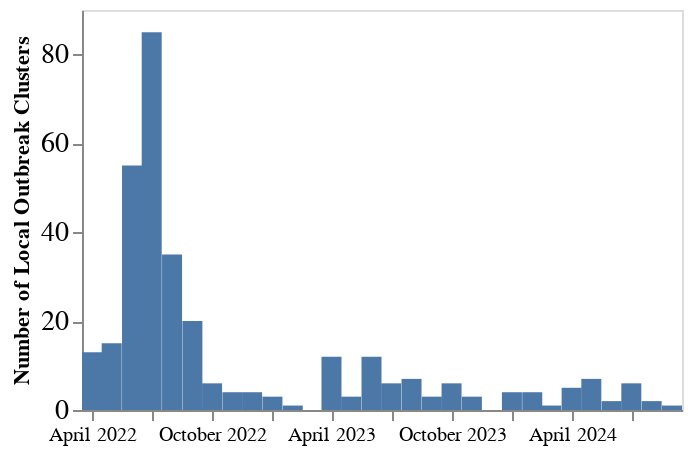

Here is the notebook cell this chart was saved with:
### Code cell
clust_over_time =  alt.Chart(overall_df).mark_bar(opacity = 1, interpolate='monotone', size = 10).encode(
    alt.X('year-month:T', axis = alt.Axis(grid= False, format = "%B %Y", title = "")),
    alt.Y('count():Q', axis=alt.Axis(title="Number of Local Outbreak Clusters", grid=False, labelFontSize = 14), stack = None), 
).transform_filter(datum.child_host == "Los Angeles County"
).properties(
    width=300,
    height=200
)
clust_over_time

### Figure 1 — Vega-Lite specification as saved in the notebook (floating-point values rounded to 4 significant figures; data arrays with more than 128 entries replaced by an {"elided": "..."} marker saying what was removed)
{"config": {"view": {"continuousWidth": 400, "continuousHeight": 300}}, "data": {"name": "data-571ff56b200ca572cd945b8f38764fb0"}, "mark": {"type": "bar", "interpolate": "monotone", "opacity": 1, "size": 10}, "encoding": {"x": {"axis": {"format": "%B %Y", "grid": false, "title": ""}, "field": "year-month", "type": "temporal"}, "y": {"aggregate": "count", "axis": {"grid": false, "labelFontSize": 14, "title": "Number of Local Outbreak Clusters"}, "stack": null, "type": "quantitative"}}, "height": 200, "transform": [{"filter": "(datum.child_host === 'Los Angeles County')"}], "width": 300, "$schema": "https://vega.github.io/schema/vega-lite/v4.17.0.json", "datasets": {"data-571ff56b200ca572cd945b8f38764fb0": {"elided": "325 records"}}}
